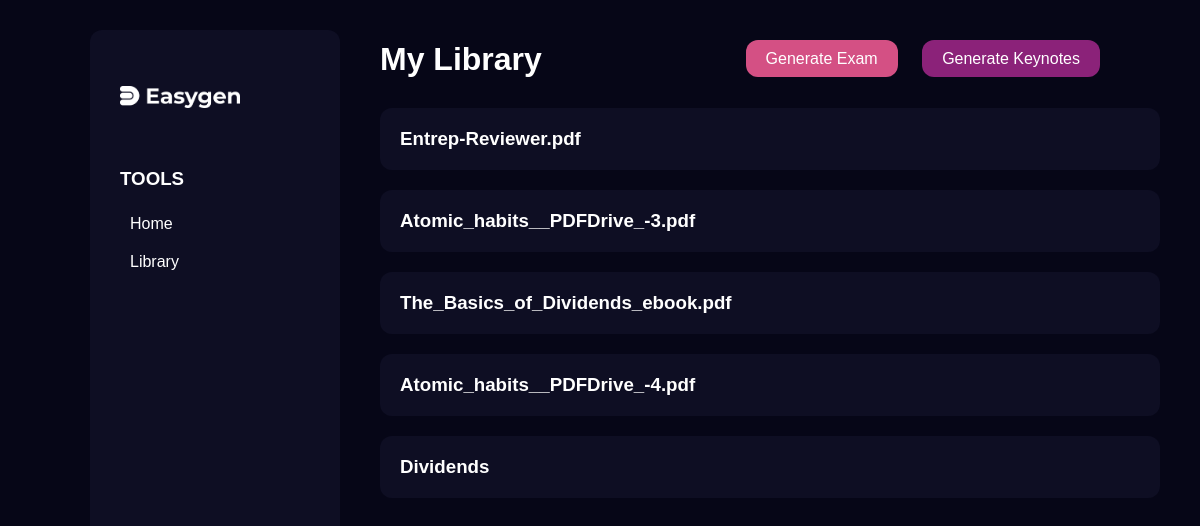
/library, run on an earlier commit of the app's database.
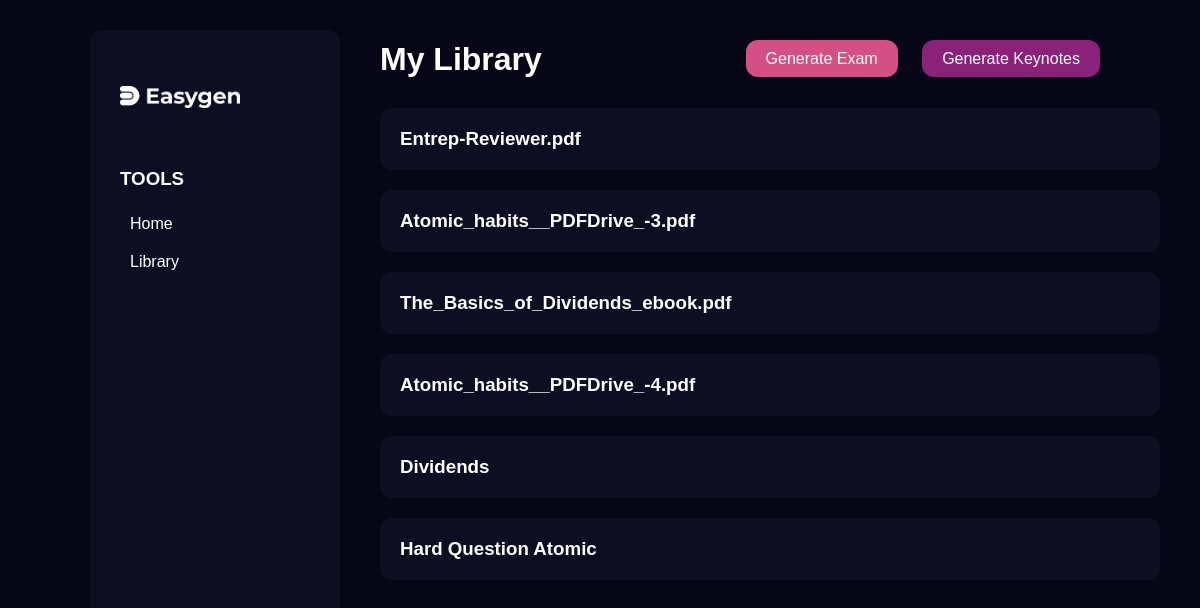
And on a later commit of the database.
### app/schema.py (models this page shows, shortened)
class QuestionSet(db.Model):
    __tablename__ = 'question_set'
    id = db.Column(db.Integer, primary_key=True)
    title = db.Column(db.String(150))
    created_at = db.Column(db.DateTime(timezone=True), default=db.func.current_timestamp())
    questions = db.relationship('Question')

### app/blueprints/library.py (the view)
@library.route('/library')
def library_page():
    question_sets = QuestionSet.query.all()
    return render_template('library.html', question_sets=question_sets)

### app/templates/library.html (shortened to what this page needs)
{% extends 'layout/dashboard.html'%}
{% block content%}
<div class="my-library-container">
    <h1>My Library</h1>
    <div class="btn-container">
        <a class="btn" href="{{ url_for('upload.upload_page')}}">Generate Exam</a>
        <a class="btn" href="{{ url_for('key_upload.key_upload_page')}}">Generate Keynotes</a>
    </div>
</div>
    <div class="continue-card-container">
        {% for set in question_sets %}
        <div class="continue-card" data-set-id="{{ set.id }}">
            <h3>{{ set.title }}</h3>
        </div>
        {% endfor %}
    </div>
{% endblock %}

What changed in the data, as far as the page shows it:
added QuestionSet: title "Hard Question Atomic"
